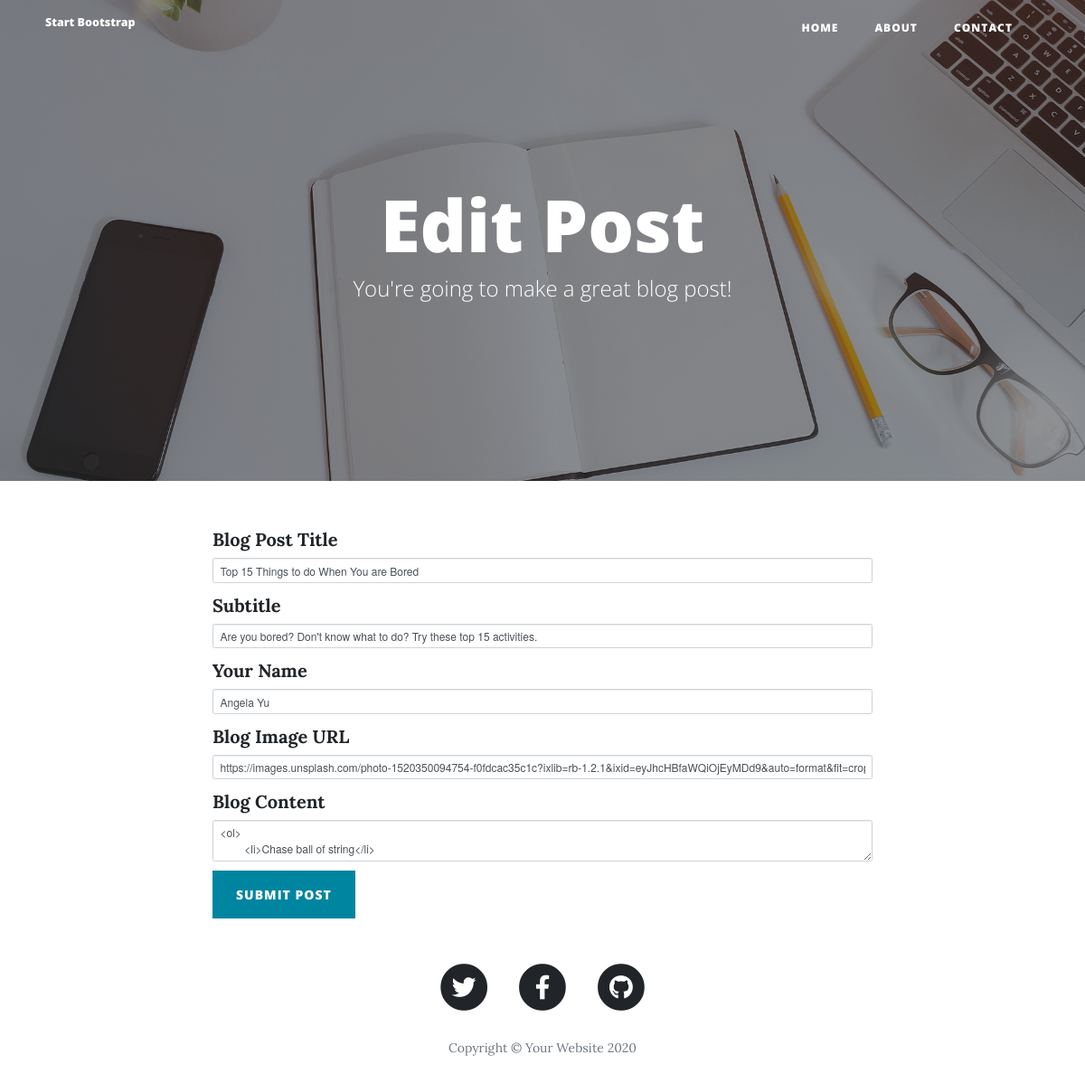
The page /edit-post/2 on the database as committed earlier.
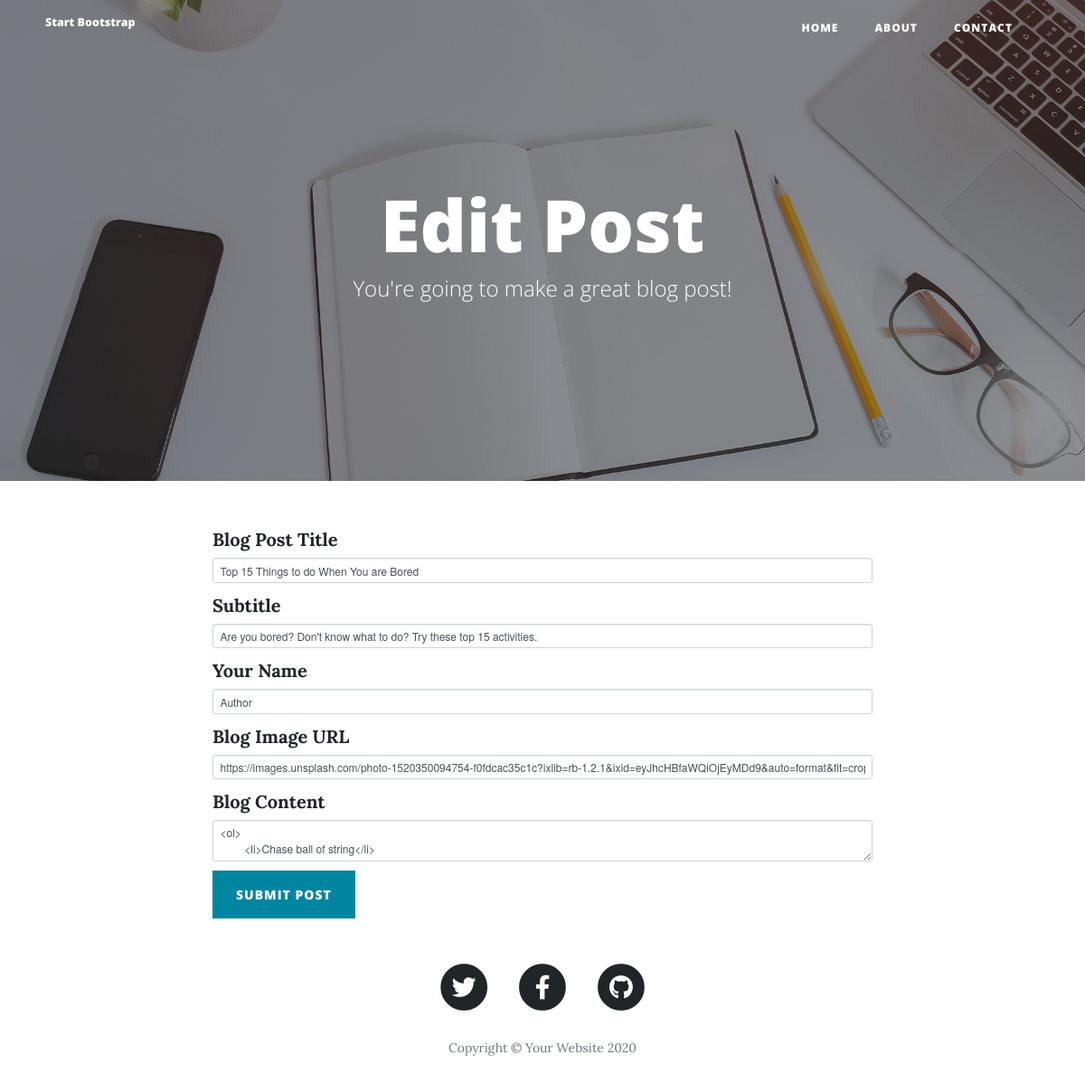
The same page on the database as committed later.
### main.py (models this page shows)
class BlogPost(db.Model):
    id = db.Column(db.Integer, primary_key=True)
    title = db.Column(db.String(250), unique=True, nullable=False)
    subtitle = db.Column(db.String(250), nullable=False)
    date = db.Column(db.String(250), nullable=False)
    body = db.Column(db.Text, nullable=False)
    author = db.Column(db.String(250), nullable=False)
    img_url = db.Column(db.String(250), nullable=False)

### main.py (the view, shortened to what this page needs)
@app.route('/edit-post/<post_id>', methods=["GET", "POST"])
def edit_post(post_id):
    post = BlogPost.query.get(post_id)
    edit_form = CreatePostForm(
        title=post.title,
        subtitle=post.subtitle,
        author=post.author,
        img_url=post.img_url,
        body=post.body
    )
    return render_template('make-post.html', form=edit_form, is_edit=True)

### main.py
class CreatePostForm(FlaskForm):
    title = StringField("Blog Post Title", validators=[DataRequired()])
    subtitle = StringField("Subtitle", validators=[DataRequired()])
    author = StringField("Your Name", validators=[DataRequired()])
    img_url = StringField("Blog Image URL", validators=[DataRequired(), URL()])
    body = CKEditorField("Blog Content", validators=[DataRequired()])
    submit = SubmitField("Submit Post")

### templates/make-post.html (shortened to what this page needs)
{% extends 'bootstrap/base.html' %}
{% import "bootstrap/wtf.html" as wtf %}
{% block content %}
{% include "header.html" %}
  <header class="masthead" style="background-image: url('{{ url_for('static', filename='img/edit-bg.jpg')}}')">
    <div class="overlay"></div>
    <div class="container">
      <div class="row">
        <div class="col-lg-8 col-md-10 mx-auto">
          <div class="page-heading">
            {% if is_edit: %}
            <h1>Edit Post</h1>
            {% else: %}
            <h1>New Post</h1>
            {% endif %}
            <span class="subheading">You're going to make a great blog post!</span>
          </div>
        </div>
      </div>
    </div>
  </header>
  <div class="container">
    <div class="row">
      <div class="col-lg-8 col-md-10 mx-auto">
          {{ wtf.quick_form(form, novalidate=True, button_map={'submit': 'primary'}) }}
      </div>
    </div>
  </div>
{% include "footer.html" %}
{% endblock %}

Rows that differ between the two databases and show on the page:
changed BlogPost "Top 15 Things to do When You are Bored": author "Angela Yu" → "Author"
